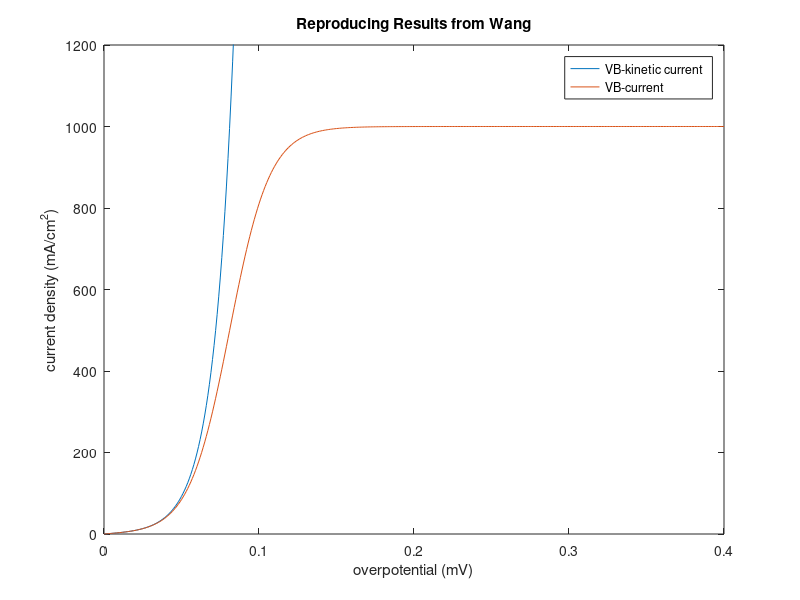
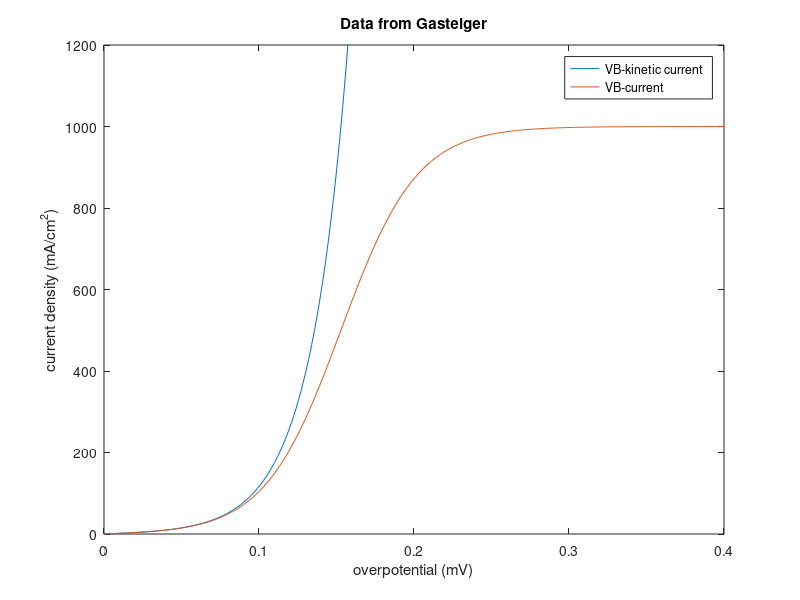

Recreate these plots in MATLAB, in order.
N = 0.4; %max overpotential

%Wang Journal of The Electrochemical Society, 153 (9) A1732-A1740 (2006)
jo = 2; %mA/cm^2 exchange flux at equilibrium
b = 0.03; %V/decade parameter from rotating disk electrode (T?, alpha?)
eta = 0:0.001:N; %mV overpotential
jL = 1000; %mV/cm^2 mass transport limiting current
jK = jo*(exp(2.3*eta/b)-exp(-2.3*eta/b)); %kinetic current density
jf = jo*(exp(2.3*eta/b)); %kinetic current of forward reaction
jVB = jK./(1+jf/jL);


figure(1)
plot(eta,jK,eta,jVB);
xlabel('overpotential (mV)');
ylabel('current density (mA/cm^2)');
legend('VB-kinetic current','VB-current')
title('Reproducing Results from Wang')
ylim([0 1200])

%Butler-Volmer with alpha = 0.48
T = 274; %K
jo = 2; %mA/cm^2 exchange flux at equilibrium
n = 2;
alpha = .48; %anodic transfer coefficient
R = 8.314; %J/molK
F = 96485; %A*s/mol
eta = 0:0.001:N; %V overpotential
jL = 1000; %mV/cm^2 mass transport limiting current
jK = jo*(exp(2*alpha*F/(R*T)*eta)-exp(-2*alpha*F/(R*T)*eta)); %kinetic current density
jf = jo*(exp(2*alpha*F/(R*T)*eta)); %kinetic current of forward reaction
jVB = jK./(1+jf/jL);

figure(2)
plot(eta,jK,eta,jVB);
xlabel('overpotential (mV)');
ylabel('current density (mA/cm^2)');
legend('VB-kinetic current','VB-current')
title('Data from Gasteiger')
ylim([0 1200])

%does not follow alpha = 2.3*RT/(b*F)

